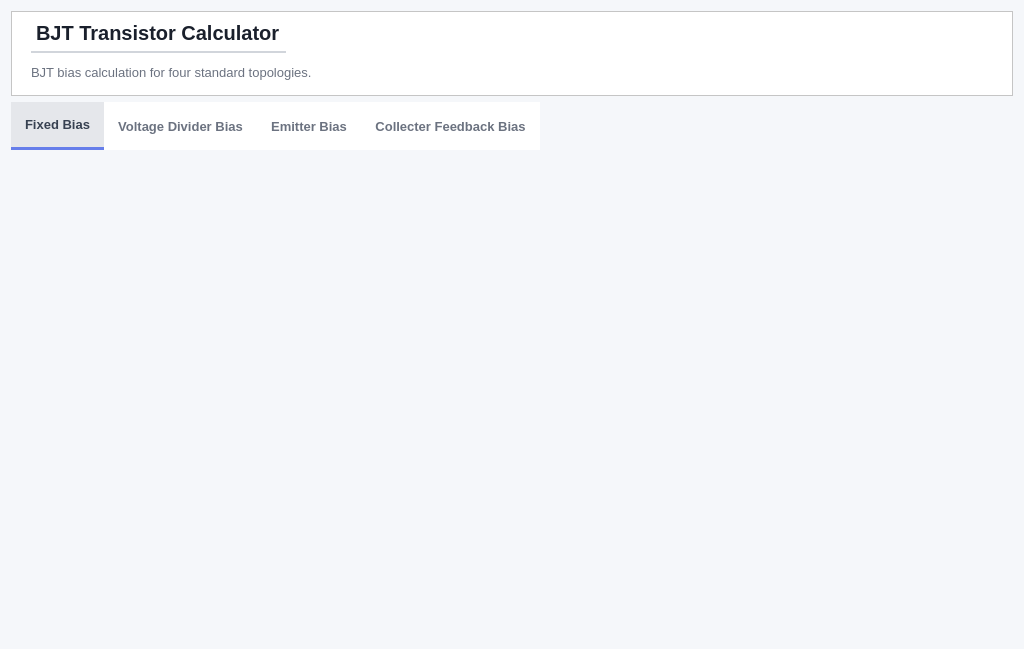
<?xml version="1.0" encoding="UTF-8"?>
<ui version="4.0">
 <class>Form</class>
 <widget class="QWidget" name="Form">
  <property name="geometry">
   <rect>
    <x>0</x>
    <y>0</y>
    <width>1024</width>
    <height>649</height>
   </rect>
  </property>
  <property name="windowTitle">
   <string>Form</string>
  </property>
  <property name="styleSheet">
   <string notr="true">background-color: #f5f7fa;</string>
  </property>
  <layout class="QVBoxLayout" name="verticalLayout">
   <item>
    <widget class="QFrame" name="topBarFrame">
     <property name="minimumSize">
      <size>
       <width>0</width>
       <height>85</height>
      </size>
     </property>
     <property name="maximumSize">
      <size>
       <width>16777215</width>
       <height>90</height>
      </size>
     </property>
     <property name="styleSheet">
      <string notr="true">background-color: white;</string>
     </property>
     <property name="frameShape">
      <enum>QFrame::Shape::StyledPanel</enum>
     </property>
     <layout class="QGridLayout" name="gridLayout_2">
      <item row="0" column="0">
       <spacer name="horizontalSpacer_4">
        <property name="orientation">
         <enum>Qt::Orientation::Horizontal</enum>
        </property>
        <property name="sizeType">
         <enum>QSizePolicy::Policy::Fixed</enum>
        </property>
        <property name="sizeHint" stdset="0">
         <size>
          <width>10</width>
          <height>20</height>
         </size>
        </property>
       </spacer>
      </item>
      <item row="0" column="1">
       <layout class="QVBoxLayout" name="verticalLayout_2">
        <item>
         <widget class="QLabel" name="labelPageTitle">
          <property name="sizePolicy">
           <sizepolicy hsizetype="Maximum" vsizetype="Fixed">
            <horstretch>0</horstretch>
            <verstretch>0</verstretch>
           </sizepolicy>
          </property>
          <property name="minimumSize">
           <size>
            <width>200</width>
            <height>30</height>
           </size>
          </property>
          <property name="styleSheet">
           <string notr="true">QLabel {
    font-size: 20px;
    font-weight: 900;
    color: #1a202c;
    background: transparent;

    border: none;
    border-bottom: 2px solid #d1d5db;  /* clean soft grey */
    padding-bottom: 6px;
}</string>
          </property>
          <property name="text">
           <string>BJT Transistor Calculator</string>
          </property>
         </widget>
        </item>
        <item>
         <widget class="QLabel" name="label">
          <property name="styleSheet">
           <string notr="true">QLabel {
    font-size: 13px;
    font-weight: 400;
    color: #6b7280;   /* soft grey */
    background: transparent;
}</string>
          </property>
          <property name="text">
           <string>BJT bias calculation for four standard topologies.</string>
          </property>
         </widget>
        </item>
       </layout>
      </item>
      <item row="0" column="3">
       <spacer name="horizontalSpacer">
        <property name="orientation">
         <enum>Qt::Orientation::Horizontal</enum>
        </property>
        <property name="sizeType">
         <enum>QSizePolicy::Policy::MinimumExpanding</enum>
        </property>
        <property name="sizeHint" stdset="0">
         <size>
          <width>40</width>
          <height>20</height>
         </size>
        </property>
       </spacer>
      </item>
     </layout>
    </widget>
   </item>
   <item>
    <layout class="QHBoxLayout" name="horizontalLayout">
     <property name="spacing">
      <number>0</number>
     </property>
     <property name="sizeConstraint">
      <enum>QLayout::SizeConstraint::SetDefaultConstraint</enum>
     </property>
     <item>
      <widget class="QPushButton" name="buttonProfile_2">
       <property name="sizePolicy">
        <sizepolicy hsizetype="Minimum" vsizetype="Fixed">
         <horstretch>0</horstretch>
         <verstretch>0</verstretch>
        </sizepolicy>
       </property>
       <property name="minimumSize">
        <size>
         <width>0</width>
         <height>48</height>
        </size>
       </property>
       <property name="maximumSize">
        <size>
         <width>16777215</width>
         <height>16777215</height>
        </size>
       </property>
       <property name="cursor">
        <cursorShape>PointingHandCursor</cursorShape>
       </property>
       <property name="styleSheet">
        <string notr="true">QPushButton {
    background-color: #ffffff;
    border: none;
    border-radius: 0px;
    color: #6b7280;
    font-size: 13px;
    font-weight: 500;
    padding: 8px 14px;
    text-align: center;
}

/* Hover */
QPushButton:hover {
    background-color: #f9fafb;
    color: #667EEA;
}

/* While clicking → transparent */
QPushButton:pressed {
    background-color: transparent;
}

/* Selected (persistent state) */
QPushButton:checked {
    background-color: #e5e7eb;
    color: #374151;
    font-weight: 600;

    border-bottom: 3px solid #667EEA;
}</string>
       </property>
       <property name="text">
        <string>Fixed Bias</string>
       </property>
       <property name="checkable">
        <bool>true</bool>
       </property>
       <property name="checked">
        <bool>true</bool>
       </property>
       <attribute name="buttonGroup">
        <string notr="true">buttonGroup</string>
       </attribute>
      </widget>
     </item>
     <item>
      <widget class="QPushButton" name="buttonProfile_3">
       <property name="minimumSize">
        <size>
         <width>130</width>
         <height>48</height>
        </size>
       </property>
       <property name="maximumSize">
        <size>
         <width>16777215</width>
         <height>16777215</height>
        </size>
       </property>
       <property name="cursor">
        <cursorShape>PointingHandCursor</cursorShape>
       </property>
       <property name="styleSheet">
        <string notr="true">QPushButton {
    background-color: #ffffff;
    border: none;
    border-radius: 0px;
    color: #6b7280;
    font-size: 13px;
    font-weight: 500;
    padding: 8px 14px;
    text-align: center;
}

/* Hover */
QPushButton:hover {
    background-color: #f9fafb;
    color: #667EEA;
}

/* While clicking → transparent */
QPushButton:pressed {
    background-color: transparent;
}

/* Selected (persistent state) */
QPushButton:checked {
    background-color: #e5e7eb;
    color: #374151;
    font-weight: 600;

    border-bottom: 3px solid #667EEA;
}</string>
       </property>
       <property name="text">
        <string>Voltage Divider Bias</string>
       </property>
       <property name="checkable">
        <bool>true</bool>
       </property>
       <attribute name="buttonGroup">
        <string notr="true">buttonGroup</string>
       </attribute>
      </widget>
     </item>
     <item>
      <widget class="QPushButton" name="buttonProfile_4">
       <property name="minimumSize">
        <size>
         <width>0</width>
         <height>48</height>
        </size>
       </property>
       <property name="cursor">
        <cursorShape>PointingHandCursor</cursorShape>
       </property>
       <property name="styleSheet">
        <string notr="true">QPushButton {
    background-color: #ffffff;
    border: none;
    border-radius: 0px;
    color: #6b7280;
    font-size: 13px;
    font-weight: 500;
    padding: 8px 14px;
    text-align: center;
}

/* Hover */
QPushButton:hover {
    background-color: #f9fafb;
    color: #667EEA;
}

/* While clicking → transparent */
QPushButton:pressed {
    background-color: transparent;
}

/* Selected (persistent state) */
QPushButton:checked {
    background-color: #e5e7eb;
    color: #374151;
    font-weight: 600;

    border-bottom: 3px solid #667EEA;
}</string>
       </property>
       <property name="text">
        <string>Emitter Bias</string>
       </property>
       <property name="checkable">
        <bool>true</bool>
       </property>
       <attribute name="buttonGroup">
        <string notr="true">buttonGroup</string>
       </attribute>
      </widget>
     </item>
     <item>
      <widget class="QPushButton" name="buttonProfile_5">
       <property name="minimumSize">
        <size>
         <width>0</width>
         <height>48</height>
        </size>
       </property>
       <property name="cursor">
        <cursorShape>PointingHandCursor</cursorShape>
       </property>
       <property name="styleSheet">
        <string notr="true">QPushButton {
    background-color: #ffffff;
    border: none;
    border-radius: 0px;
    color: #6b7280;
    font-size: 13px;
    font-weight: 500;
    padding: 8px 14px;
    text-align: center;
}

/* Hover */
QPushButton:hover {
    background-color: #f9fafb;
    color: #667EEA;
}

/* While clicking → transparent */
QPushButton:pressed {
    background-color: transparent;
}

/* Selected (persistent state) */
QPushButton:checked {
    background-color: #e5e7eb;
    color: #374151;
    font-weight: 600;

    border-bottom: 3px solid #667EEA;
}</string>
       </property>
       <property name="text">
        <string>Collecter Feedback Bias</string>
       </property>
       <property name="checkable">
        <bool>true</bool>
       </property>
       <attribute name="buttonGroup">
        <string notr="true">buttonGroup</string>
       </attribute>
      </widget>
     </item>
     <item>
      <spacer name="horizontalSpacer_2">
       <property name="orientation">
        <enum>Qt::Orientation::Horizontal</enum>
       </property>
       <property name="sizeHint" stdset="0">
        <size>
         <width>40</width>
         <height>20</height>
        </size>
       </property>
      </spacer>
     </item>
    </layout>
   </item>
   <item>
    <widget class="QStackedWidget" name="stackedWidget">
     <property name="currentIndex">
      <number>3</number>
     </property>
     <widget class="QWidget" name="page0FixedBias"/>
     <widget class="QWidget" name="page1VoltageDividerBias"/>
     <widget class="QWidget" name="page2EmitterBias"/>
     <widget class="QWidget" name="page3CollecterFeedbackBias"/>
    </widget>
   </item>
  </layout>
 </widget>
 <resources/>
 <connections/>
 <buttongroups>
  <buttongroup name="buttonGroup"/>
 </buttongroups>
</ui>
